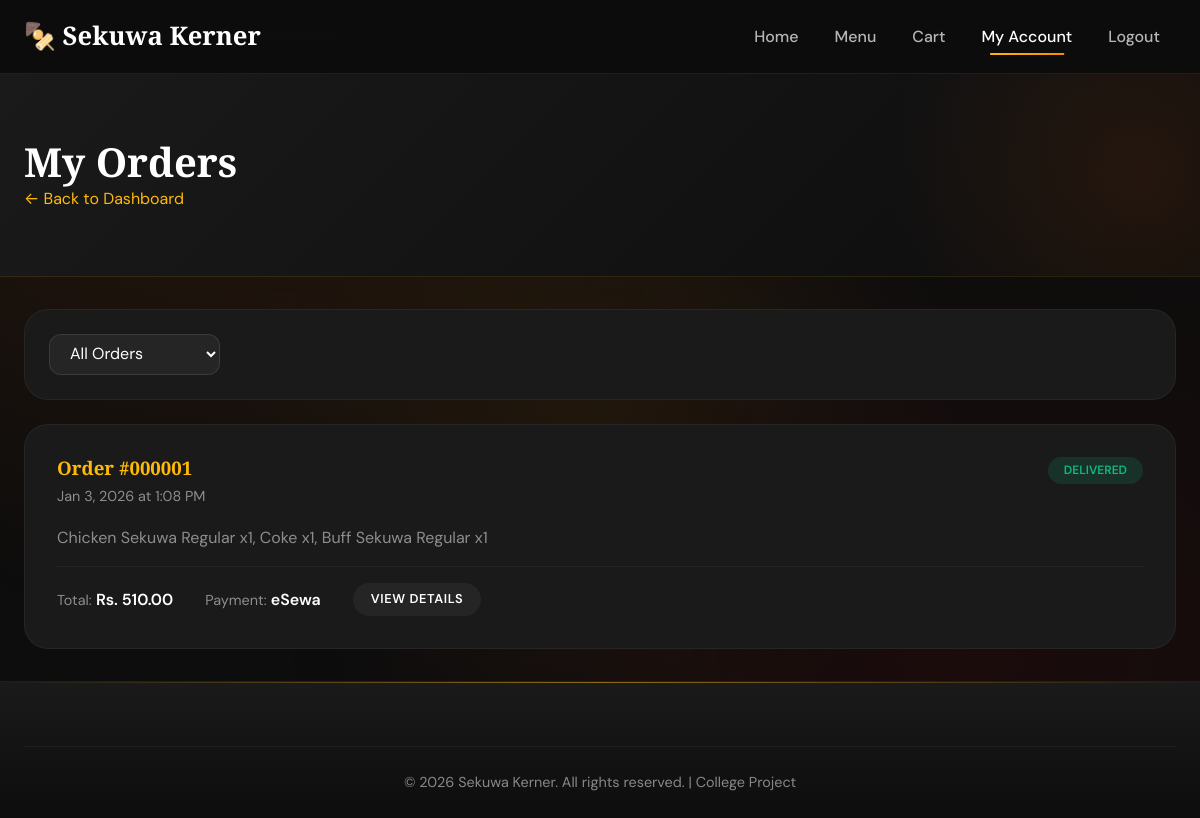
The app's page /customer/orders.php (signed in) with its own data.
### tables this page shows
CREATE TABLE payments (
    id INT AUTO_INCREMENT PRIMARY KEY,
    order_id INT NOT NULL,
    payment_method ENUM('Cash on Delivery', 'eSewa', 'Khalti') NOT NULL,
    payment_status ENUM('Pending', 'Completed', 'Failed') DEFAULT 'Pending',
    transaction_id VARCHAR(100),
    created_at TIMESTAMP DEFAULT CURRENT_TIMESTAMP,
    FOREIGN KEY (order_id) REFERENCES orders(id) ON DELETE CASCADE
);

CREATE TABLE orders (
    id INT AUTO_INCREMENT PRIMARY KEY,
    user_id INT NOT NULL,
    total_price DECIMAL(10, 2) NOT NULL,
    address TEXT NOT NULL,
    phone VARCHAR(20) NOT NULL,
    status ENUM('Pending', 'Cooking', 'Out for Delivery', 'Delivered', 'Cancelled') DEFAULT 'Pending',
    notes TEXT,
    created_at TIMESTAMP DEFAULT CURRENT_TIMESTAMP,
    updated_at TIMESTAMP DEFAULT CURRENT_TIMESTAMP ON UPDATE CURRENT_TIMESTAMP,
    FOREIGN KEY (user_id) REFERENCES users(id) ON DELETE CASCADE
);

### config/db.php (called while the page is built, shortened)
<?php
function getCurrentUserId() {
    return $_SESSION['user_id'] ?? null;
}
function formatPrice($price) {
    return 'Rs. ' . number_format($price, 2);
}
?>

### customer/orders.php (the view, shortened to what this page needs)
<?php
require_once '../config/db.php';
$user_id = getCurrentUserId();
$sql = "SELECT o.*, p.payment_method, p.payment_status
        FROM orders o
        LEFT JOIN payments p ON o.id = p.order_id
        WHERE o.user_id = ?";
$params = [$user_id];
$types = "i";
$sql .= " ORDER BY o.created_at DESC";
$stmt = $conn->prepare($sql);
$stmt->bind_param($types, ...$params);
$stmt->execute();
$orders = $stmt->get_result();
?>
<!DOCTYPE html>
<html lang="en">
<head>
    <link rel="stylesheet" href="../assets/css/style.css">
</head>
<body>
    <nav class="navbar">
        <div class="container">
            <a href="../index.php" class="logo">🍢 <?php echo SITE_NAME; ?></a>
            <ul class="nav-links">
                <li><a href="../index.php">Home</a></li>
                <li><a href="../products.php">Menu</a></li>
                <li>
                    <a href="../cart/cart.php" class="cart-link">
                        Cart
                    </a>
                </li>
                <li><a href="dashboard.php" class="active">My Account</a></li>
                <li><a href="../auth/logout.php">Logout</a></li>
            </ul>
        </div>
    </nav>
    <div class="page-header">
        <div class="container">
            <h1>My Orders</h1>
            <a href="dashboard.php" class="back-link">← Back to Dashboard</a>
        </div>
    </div>
    <main class="orders-page">
        <div class="container">
            <div class="filters-bar">
                <form action="orders.php" method="GET" class="inline-form">
                    <select name="status" onchange="this.form.submit()">
                        <option value="">All Orders</option>
                    </select>
                </form>
            </div>
            <?php if ($orders->num_rows > 0): ?>
                <div class="orders-list">
                    <?php while ($order = $orders->fetch_assoc()): ?>
                        <?php
                        $items_stmt = $conn->prepare("SELECT oi.*, p.name as product_name
                                                      FROM order_items oi
                                                      JOIN products p ON oi.product_id = p.id
                                                      WHERE oi.order_id = ?");
                        $items_stmt->bind_param("i", $order['id']);
                        $items_stmt->execute();
                        $items = $items_stmt->get_result();
                        ?>
                        <div class="order-card">
                            <div class="order-header">
                                <div class="order-id">
                                    <h3>Order #<?php echo str_pad($order['id'], 6, '0', STR_PAD_LEFT); ?></h3>
                                    <span class="order-date"><?php echo date('M j, Y \a\t g:i A', strtotime($order['created_at'])); ?></span>
                                </div>
                                <span class="status-badge status-<?php echo strtolower(str_replace(' ', '-', $order['status'])); ?>">
                                    <?php echo $order['status']; ?>
                                </span>
                            </div>
                            <div class="order-items">
                                <?php
                                $item_names = [];
                                while ($item = $items->fetch_assoc()) {
                                    $item_names[] = $item['product_name'] . ' x' . $item['quantity'];
                                }
                                echo implode(', ', $item_names);
                                ?>
                            </div>
                            <div class="order-footer">
                                <div class="order-total">
                                    <span class="label">Total:</span>
                                    <span class="value"><?php echo formatPrice($order['total_price']); ?></span>
                                </div>
                                <div class="order-payment">
                                    <span class="label">Payment:</span>
                                    <span class="value"><?php echo htmlspecialchars($order['payment_method']); ?></span>
                                </div>
                                <a href="order_status.php?id=<?php echo $order['id']; ?>" class="btn btn-small">
                                    View Details
                                </a>
                            </div>
                        </div>
                    <?php endwhile; ?>
                </div>
            <?php endif; ?>
        </div>
    </main>
    <footer class="footer">
        <div class="container">
            <div class="footer-bottom">
                <p>&copy; <?php echo date('Y'); ?> <?php echo SITE_NAME; ?>. All rights reserved. | College Project</p>
            </div>
        </div>
    </footer>
</body>
</html>

### records on screen
payments: order "000001", order.created_at "Jan 3, 2026 at 1:08 PM", order.status "DELIVERED", item_names "Chicken Sekuwa Regular x1, Coke x1, Buff Sekuwa Regular x1", order.total_price "Rs. 510.00", payment_method "eSewa"

### other values on screen
SITE_NAME "Sekuwa Kerner"
